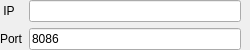
<?xml version="1.0" encoding="UTF-8"?>
<ui version="4.0">
 <class>TcpServerDialog</class>
 <widget class="QDialog" name="TcpServerDialog">
  <property name="geometry">
   <rect>
    <x>0</x>
    <y>0</y>
    <width>250</width>
    <height>50</height>
   </rect>
  </property>
  <property name="minimumSize">
   <size>
    <width>250</width>
    <height>50</height>
   </size>
  </property>
  <property name="maximumSize">
   <size>
    <width>250</width>
    <height>50</height>
   </size>
  </property>
  <property name="windowTitle">
   <string>Dialog</string>
  </property>
  <widget class="QWidget" name="layoutWidget">
   <property name="geometry">
    <rect>
     <x>0</x>
     <y>0</y>
     <width>241</width>
     <height>51</height>
    </rect>
   </property>
   <layout class="QGridLayout" name="gridLayout">
    <item row="0" column="0">
     <widget class="QLabel" name="label">
      <property name="text">
       <string> IP</string>
      </property>
     </widget>
    </item>
    <item row="1" column="0">
     <widget class="QLabel" name="label_2">
      <property name="text">
       <string>Port</string>
      </property>
     </widget>
    </item>
    <item row="1" column="1">
     <widget class="QLineEdit" name="lineEditPort">
      <property name="text">
       <string>8086</string>
      </property>
     </widget>
    </item>
    <item row="0" column="1">
     <widget class="QLineEdit" name="lineEditIP"/>
    </item>
   </layout>
  </widget>
 </widget>
 <resources/>
 <connections/>
</ui>
